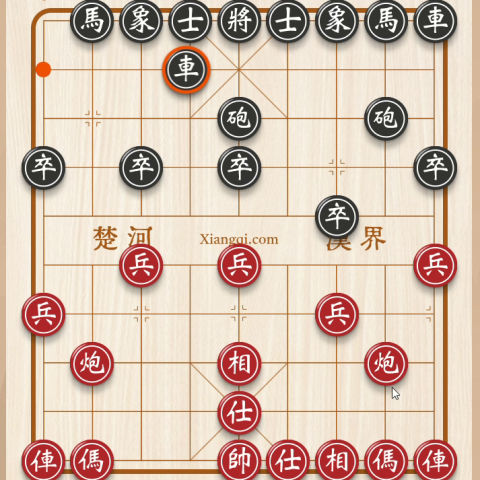
#> input picture Test_Image/Step 11.png, 480 x 480 px, given in place of test12.mp4, which was not available
$ jupyter execute chinese_chess_pipeline.ipynb   (text cells are left out)
#> lines starting #> are read from the running program, lines starting #| are printed output that depends on the picture; after the words box and inside, x2 and y2 are one past the last pixel; in counts of white or black regions, pixels touching at a corner belong together; pictures that were not available may be replaced by others from this repository, and a replacement may not be noted
[cell 1]
# !pip install ultralytics opencv-python numpy

[cell 2]
import os
import cv2
import numpy as np
from ultralytics import YOLO


CANONICAL_LABELS = {
    "b_jiang", "b_ju", "b_ma", "b_pao", "b_shi", "b_xiang", "b_zu",
    "r_bing", "r_ju", "r_ma", "r_pao", "r_shi", "r_shuai", "r_xiang",
    "grid",
}

LABEL_ALIASES = {
    "b_general": "b_jiang", "b_king": "b_jiang", "black_general": "b_jiang", "black_king": "b_jiang",
    "b_rook": "b_ju", "b_chariot": "b_ju", "black_rook": "b_ju", "black_chariot": "b_ju",
    "b_knight": "b_ma", "black_knight": "b_ma", "b_horse": "b_ma", "black_horse": "b_ma",
    "b_cannon": "b_pao", "black_cannon": "b_pao",
    "b_guard": "b_shi", "black_guard": "b_shi", "b_advisor": "b_shi", "b_adviser": "b_shi",
    "black_advisor": "b_shi", "black_adviser": "b_shi",
    "b_elephant": "b_xiang", "black_elephant": "b_xiang", "b_bishop": "b_xiang", "black_bishop": "b_xiang",
    "b_soldier": "b_zu", "b_pawn": "b_zu", "black_soldier": "b_zu", "black_pawn": "b_zu",
    "r_general": "r_shuai", "r_king": "r_shuai", "red_general": "r_shuai", "red_king": "r_shuai",
    "r_rook": "r_ju", "r_chariot": "r_ju", "red_rook": "r_ju", "red_chariot": "r_ju",
    "r_knight": "r_ma", "red_knight": "r_ma", "r_horse": "r_ma", "red_horse": "r_ma",
    "r_cannon": "r_pao", "red_cannon": "r_pao",
    "r_guard": "r_shi", "red_guard": "r_shi", "r_advisor": "r_shi", "r_adviser": "r_shi",
    "red_advisor": "r_shi", "red_adviser": "r_shi",
    "r_elephant": "r_xiang", "red_elephant": "r_xiang", "r_bishop": "r_xiang", "red_bishop": "r_xiang",
    "r_soldier": "r_bing", "r_pawn": "r_bing", "red_soldier": "r_bing", "red_pawn": "r_bing",
    "empty": "grid", "none": "grid", "background": "grid", "board": "grid",
    "intersection": "grid", "cross": "grid",
}


class PieceDetector:
    # [106 lines left out: functions __init__, _resolve_name, normalize_label, predict_piece, predict_detections, predict_board_state, not called in this run]

[cell 3]
import threading
import queue as _q
from collections import Counter

os.environ['TF_CPP_MIN_LOG_LEVEL'] = '2'

# --- Cấu hình chính ---
ENFORCE_MOVE_RULES          = True    # Bật/tắt kiểm tra luật cờ
MOVE_CAPTURE_DIR            = './Move_Captures'
STABLE_DIFF_THRESHOLD       = 1300   # Số pixel thay đổi để xem là "đang di chuyển"
STABLE_SECONDS_REQUIRED     = 0.3    # Giây cần ổn định sau khi di chuyển xong
STEP0_STABLE_DIFF_THRESHOLD = 1800   # Ngưỡng ổn định khi chờ Step 0
STEP0_STABLE_SECONDS_REQUIRED = 2.0  # Giây cần ổn định để chụp Step 0
PROCESS_SIZE                = 480    # Kích thước ảnh sau resize
ROI_MOVE_STEP               = 12     # Pixel di chuyển ROI mỗi lần bấm phím
ROI_SIZE_STEP               = 20     # Pixel tăng/giảm kích thước ROI
MOTION_BINARY_THRESHOLD     = 15     # Ngưỡng threshold cho motion mask
DETECT_DURING_MOTION_EVERY  = 4      # Detect mỗi N frame khi đang chuyển động (nếu bật)
ENABLE_DETECT_DURING_MOTION = False  # Fast-move fallback
BOARD_DETECT_CONF           = 0.12   # YOLO confidence threshold khi detect bàn cờ
LABEL_SWITCH_CONF_MIN       = 0.45   # Conf tối thiểu để chấp nhận đổi nhãn quân cờ
SOLDIER_ADVISER_SWITCH_CONF_MIN = 0.72  # Conf tối thiểu cho flip bing↔shi / zu↔shi

# --- Danh sách nhãn ---
pieceTypeList = [
    'b_jiang','b_ju','b_ma','b_pao','b_shi','b_xiang','b_zu',
    'r_bing','r_ju','r_ma','r_pao','r_shi','r_shuai','r_xiang'
]
pieceTypeList_with_grid = pieceTypeList[:7] + ['grid'] + pieceTypeList[7:]
label_type = pieceTypeList_with_grid

dic = {
    'b_jiang':'Black King',    'b_ju':'Black Rook',    'b_ma':'Black Knight',
    'b_pao':'Black Cannon',    'b_shi':'Black Guard',  'b_xiang':'Black Elephant',
    'b_zu':'Black Pawn',       'r_bing':'Red Soldier', 'r_ju':'Red Chariot',
    'r_ma':'Red Horse',        'r_pao':'Red Cannon',   'r_shi':'Red Adviser',
    'r_shuai':'Red General',   'r_xiang':'Red Minister'
}

board_state_map = {}
print("Cấu hình đã load.")

[cell 4]
class TemporalBoardVoter:
    def __init__(self, window: int = 5):
        self.window = window
        self._history: list[dict] = []

    # [4 lines left out: function push, not called in this run]

    def clear(self) -> None:
        self._history.clear()

    def ready(self) -> bool:
        return len(self._history) >= 2

    # [15 lines left out: function get_stable_state, not called in this run]


board_voter = TemporalBoardVoter(window=5)
print("TemporalBoardVoter khởi tạo.")

[cell 5]
_detect_lock = threading.Lock()
_detect_active = False
_detect_result_q = _q.Queue(maxsize=1)

# [9 lines left out: function _detection_worker, not called in this run]

print("Background detection thread setup.")

[cell 6]
def normalize_roi(x, y, side, frame_w, frame_h):
    """Clamp ROI để không vượt biên frame."""
    side = int(max(200, min(side, min(frame_w, frame_h))))
    x = int(max(0, min(x, frame_w - side)))
    y = int(max(0, min(y, frame_h - side)))
    return x, y, side


def extract_process_frame(frame, roi):
    """Crop ROI từ frame gốc và resize về PROCESS_SIZE×PROCESS_SIZE."""
    x, y, side = roi
    patch = frame[y:y + side, x:x + side]
    if patch.size == 0:
        return None
    return cv2.resize(patch, (PROCESS_SIZE, PROCESS_SIZE), interpolation=cv2.INTER_AREA)


# [23 lines left out: functions point_to_board_xy, board_xy_to_pixel, crop_with_margin, not called in this run]


print("Utility functions defined.")

[cell 7]
# [39 lines left out: functions Initialization, init_board_state, not called in this run]


print("Initialization function defined.")

[cell 8]
# [65 lines left out: functions is_in_palace, correct_label_by_position, detect_board_map, not called in this run]


print("detect_board_map defined.")

[cell 9]
# [65 lines left out: functions changeDetection, _score_move_candidate, infer_move_from_states, not called in this run]


print("Move inference functions defined.")

[cell 10]
# [36 lines left out: function is_legal_move, not called in this run]


print("is_legal_move defined.")

[cell 11]
# [19 lines left out: function save_move_snapshot, not called in this run]


print("save_move_snapshot defined.")

[cell 12]
# [38 lines left out: function PiecesChangeDetection, not called in this run]


print("PiecesChangeDetection defined.")

[cell 13]
# Chạy cell này để bắt đầu (cần có file video hoặc camera)
VIDEO_SOURCE = './Sources/test12.mp4'  # Đổi thành 0 để dùng webcam

cap = cv2.VideoCapture(VIDEO_SOURCE)
if not cap.isOpened():
    print('Không mở được nguồn video.')
else:
    source_fps = cap.get(cv2.CAP_PROP_FPS)
    if not source_fps or source_fps <= 1 or source_fps > 240:
        source_fps = 30.0

    STEP0_STABLE_FRAMES_REQUIRED = max(8,  int(source_fps * STEP0_STABLE_SECONDS_REQUIRED))
    STABLE_FRAMES_REQUIRED       = max(4,  int(source_fps * STABLE_SECONDS_REQUIRED))
    MOVE_DEBOUNCE_FRAMES         = max(3,  int(source_fps * 0.25))
    frame_wait_ms                = max(1,  int(1000.0 / source_fps))

    print(f"FPS={source_fps:.0f}, Step0 cần {STEP0_STABLE_FRAMES_REQUIRED} frames ổn định,"
          f" Move cần {STABLE_FRAMES_REQUIRED} frames ổn định")

    # ── Giai đoạn 1: Chờ Step 0 ──────────────────────────────────────────
    step0 = None
    os.makedirs('./Test_Image', exist_ok=True)
    init_prev_gray   = None
    init_stable_count = 0
    roi = None

    while True:
        ret, raw_frame = cap.read()
#> raw_frame is the input picture: shape (480, 480, 3); mean B, G, R 176.3, 191.9, 214.4
        if not ret:
            print("Hết video.")
            break

        h, w = raw_frame.shape[:2]
#> h = 480; w = 480
        if roi is None:
            side = int(min(w, h) * 0.95)
#> side = 456
            roi  = normalize_roi((w-side)//2, (h-side)//2, side, w, h)
#> roi = (12, 12, 456)

        view = raw_frame.copy()
        x0, y0, side = roi
#> x0 = 12; y0 = 12
        cv2.rectangle(view, (x0, y0), (x0+side, y0+side), (255,255,255), 2)
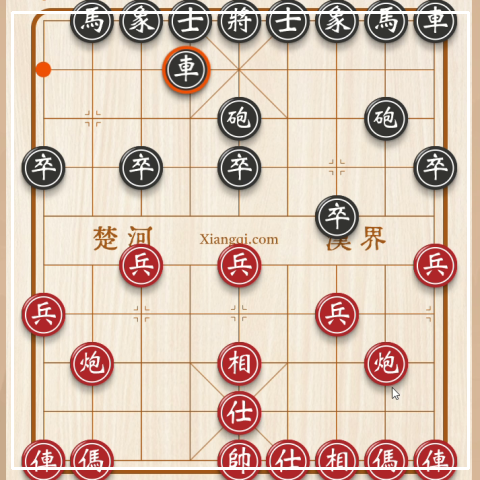
#> view: shape (480, 480, 3); 2.37% of pixels changed, all inside (x1, y1, x2, y2) = (11, 11, 470, 470)

        current_frame = extract_process_frame(raw_frame, roi)
#> in extract_process_frame, `patch = frame[y:y + side, x:x + side]`:
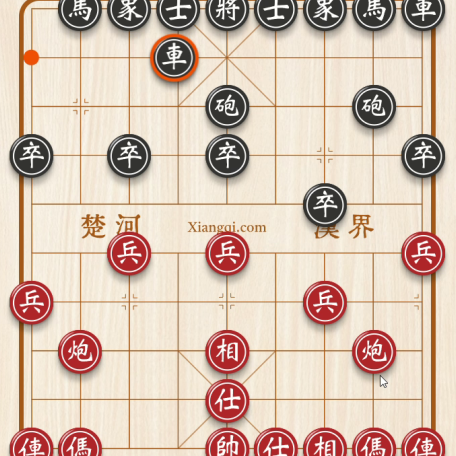
#> patch: shape (456, 456, 3); mean B, G, R 179, 194.3, 215.8
#> in extract_process_frame, `return cv2.resize(patch, (PROCESS_SIZE, PROCESS_SIZE), interpolation=c..`:
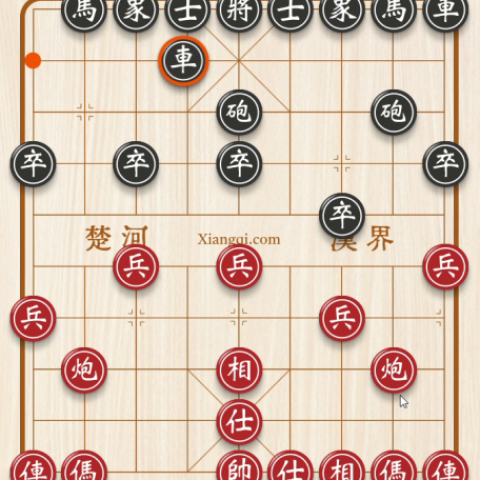
#> returned value: shape (480, 480, 3); mean of channels 0, 1, 2 178.9, 194.2, 215.7; drawn as B, G, R
        if current_frame is None:
            break

        gray = cv2.cvtColor(current_frame, cv2.COLOR_BGR2GRAY)
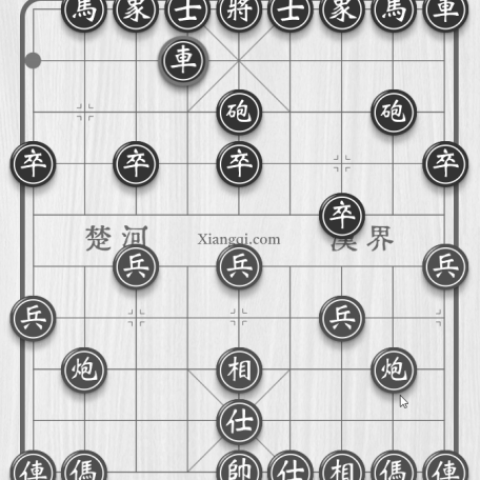
#> gray: shape (480, 480); min 49, max 255, mean 198.9
        if init_prev_gray is not None:
            delta = cv2.absdiff(gray, init_prev_gray)
            score = cv2.countNonZero(cv2.threshold(delta, 20, 255, cv2.THRESH_BINARY)[1])
            init_stable_count = init_stable_count + 1 if score < STEP0_STABLE_DIFF_THRESHOLD else 0
        init_prev_gray = gray

        remaining = max(0, STEP0_STABLE_FRAMES_REQUIRED - init_stable_count)
        cv2.putText(view, f"Auto Step0 in: {remaining}", (8, 24),
                    cv2.FONT_HERSHEY_SIMPLEX, 0.7, (0,255,255), 2, cv2.LINE_AA)
        cv2.putText(view, "I/J/K/L: move ROI, +/-: size, F: fit max", (8, 50),
                    cv2.FONT_HERSHEY_SIMPLEX, 0.55, (255,255,0), 2, cv2.LINE_AA)
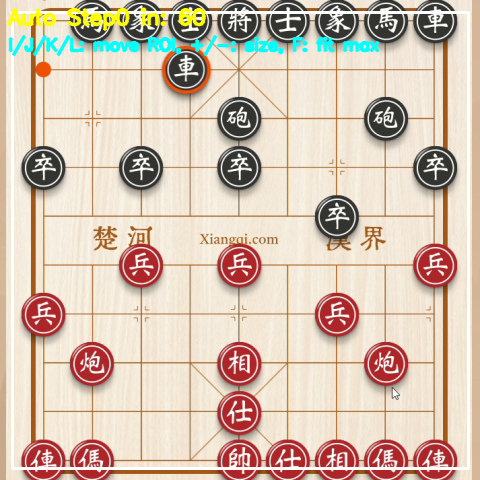
#> view: shape (480, 480, 3); mean B, G, R 178.3, 195.1, 214
        cv2.imshow("Canh khung - tu dong chup Step 0", view)

        key = cv2.waitKey(frame_wait_ms) & 0xFF
#> (key q is pressed here)
        if init_stable_count >= STEP0_STABLE_FRAMES_REQUIRED:
            step0 = current_frame.copy()
            cv2.imwrite('./Test_Image/Step 0.png', step0)
            print("Đã tự động chụp Step 0, shape =", step0.shape)
            break

        # Điều chỉnh ROI bằng bàn phím
        if   key in (ord('i'),ord('I')): roi = normalize_roi(x0, y0-ROI_MOVE_STEP, side, w, h); init_stable_count=0
        elif key in (ord('k'),ord('K')): roi = normalize_roi(x0, y0+ROI_MOVE_STEP, side, w, h); init_stable_count=0
        elif key in (ord('j'),ord('J')): roi = normalize_roi(x0-ROI_MOVE_STEP, y0, side, w, h); init_stable_count=0
        elif key in (ord('l'),ord('L')): roi = normalize_roi(x0+ROI_MOVE_STEP, y0, side, w, h); init_stable_count=0
        elif key in (ord('+'),ord('=')): roi = normalize_roi(x0-ROI_SIZE_STEP//2, y0-ROI_SIZE_STEP//2, side+ROI_SIZE_STEP, w, h); init_stable_count=0
        elif key in (ord('-'),ord('_')): roi = normalize_roi(x0+ROI_SIZE_STEP//2, y0+ROI_SIZE_STEP//2, side-ROI_SIZE_STEP, w, h); init_stable_count=0
        elif key in (ord('f'),ord('F')):
            fit_side = int(min(w,h)*0.98)
            roi = normalize_roi((w-fit_side)//2, (h-fit_side)//2, fit_side, w, h)
            init_stable_count = 0
        if key == ord('q'):
            break

    # ── Giai đoạn 2: Main loop tracking ──────────────────────────────────
    if step0 is not None:
        previous_frame = step0.copy()
        prev_gray      = cv2.cvtColor(previous_frame, cv2.COLOR_BGR2GRAY)
        stable_count   = 0
        motion_active  = False
        frame_index    = 0
        detect_cooldown = 0

        Initialization()

        while cap.isOpened():
            ret, raw_frame = cap.read()
            if not ret:
                break
            frame_index += 1

            h, w = raw_frame.shape[:2]
            roi = normalize_roi(roi[0], roi[1], roi[2], w, h)
            current_frame = extract_process_frame(raw_frame, roi)
            if current_frame is None:
                break

            gray = cv2.cvtColor(current_frame, cv2.COLOR_BGR2GRAY)
            frame_delta  = cv2.absdiff(gray, prev_gray)
            motion_score = cv2.countNonZero(
                cv2.threshold(frame_delta, MOTION_BINARY_THRESHOLD, 255, cv2.THRESH_BINARY)[1]
            )

            if detect_cooldown > 0:
                detect_cooldown -= 1

            # Nhận kết quả từ background thread (non-blocking)
            try:
                num = _detect_result_q.get_nowait()
                if num == 1:
                    step  += 1
                    isRed  = bool(1 - isRed)
                    detect_cooldown = MOVE_DEBOUNCE_FRAMES
            except _q.Empty:
                pass

            # Motion / stability tracking
            if motion_score < STABLE_DIFF_THRESHOLD:
                stable_count += 1
            else:
                motion_active = True
                stable_count  = 0
                board_voter.clear()

            # Trigger async detection khi đủ điều kiện
            with _detect_lock:
                can_detect = not _detect_active

            if detect_cooldown == 0 and motion_active and stable_count >= STABLE_FRAMES_REQUIRED and can_detect:
                with _detect_lock:
                    _detect_active = True
                frame_copy = current_frame.copy()
                threading.Thread(target=_detection_worker, args=(frame_copy,), daemon=True).start()
                motion_active = False
                stable_count  = 0

            previous_frame = current_frame.copy()
            prev_gray = gray

            # Hiển thị
            display     = current_frame.copy()
            status_text = 'MOVING' if motion_active else f'STABLE {stable_count}/{STABLE_FRAMES_REQUIRED}'
            turn_text   = 'Red' if isRed else 'Black'
            color       = (0,0,255) if motion_active else (0,255,0)
            cv2.putText(display, f'Step {step} | {turn_text} | {status_text}',
                        (8, 28), cv2.FONT_HERSHEY_SIMPLEX, 0.7, color, 2, cv2.LINE_AA)
            cv2.imshow('Chinese Chess Tracker', display)
            key = cv2.waitKey(frame_wait_ms) & 0xFF
            if key == ord('q'):
                break

    cap.release()
    cv2.destroyAllWindows()
    print("Done.")

[cell 14]
import matplotlib.pyplot as plt

# Đọc ảnh Step 0 và hiển thị
step0_img = cv2.imread('./Test_Image/Step 0.png')
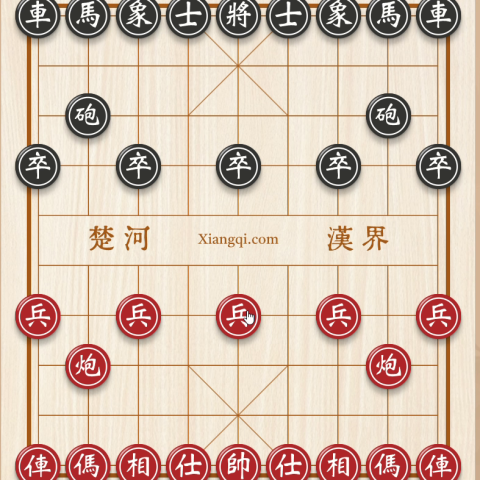
#> input picture Test_Image/Step 0.png, 480 x 480 px
#> step0_img is the input picture: shape (480, 480, 3); mean B, G, R 178.9, 194.1, 215.7
if step0_img is not None:
    plt.figure(figsize=(6, 6))
    plt.imshow(cv2.cvtColor(step0_img, cv2.COLOR_BGR2RGB))
    plt.title('Step 0 — Trạng thái ban đầu')
    plt.axis('off')
    plt.show()
else:
    print("Không tìm thấy Step 0.png")
